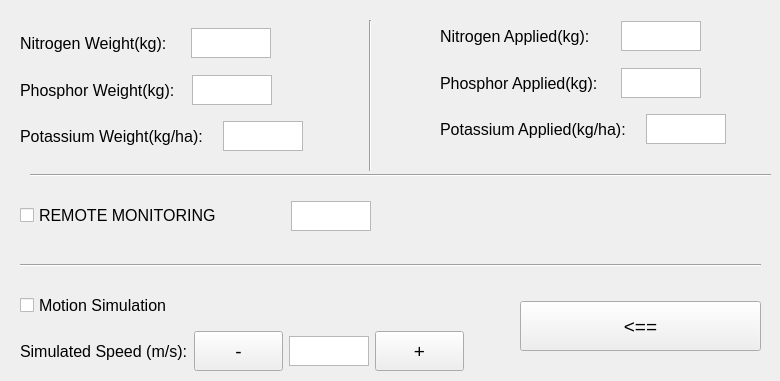
  <widget class="QWidget" name="aux">
   <attribute name="title">
    <string>AUX</string>
   </attribute>
   <widget class="QWidget" name="layoutWidget_2">
    <property name="geometry">
     <rect>
      <x>20</x>
      <y>74</y>
      <width>252</width>
      <height>32</height>
     </rect>
    </property>
    <layout class="QHBoxLayout" name="horizontalLayout_10">
     <item>
      <widget class="QLabel" name="label_33">
       <property name="font">
        <font>
         <pointsize>12</pointsize>
        </font>
       </property>
       <property name="text">
        <string>Phosphor Weight(kg):</string>
       </property>
      </widget>
     </item>
     <item>
      <widget class="QPlainTextEdit" name="ql_p_wgt">
       <property name="maximumSize">
        <size>
         <width>80</width>
         <height>30</height>
        </size>
       </property>
       <property name="font">
        <font>
         <pointsize>10</pointsize>
        </font>
       </property>
      </widget>
     </item>
    </layout>
   </widget>
   <widget class="QWidget" name="layoutWidget_5">
    <property name="geometry">
     <rect>
      <x>20</x>
      <y>120</y>
      <width>283</width>
      <height>32</height>
     </rect>
    </property>
    <layout class="QHBoxLayout" name="horizontalLayout_18">
     <item>
      <widget class="QLabel" name="label_35">
       <property name="font">
        <font>
         <pointsize>12</pointsize>
        </font>
       </property>
       <property name="text">
        <string>Potassium Weight(kg/ha):</string>
       </property>
      </widget>
     </item>
     <item>
      <widget class="QPlainTextEdit" name="ql_k_wgt">
       <property name="maximumSize">
        <size>
         <width>80</width>
         <height>30</height>
        </size>
       </property>
       <property name="font">
        <font>
         <pointsize>10</pointsize>
        </font>
       </property>
      </widget>
     </item>
    </layout>
   </widget>
   <widget class="QWidget" name="layoutWidget_11">
    <property name="geometry">
     <rect>
      <x>20</x>
      <y>27</y>
      <width>251</width>
      <height>32</height>
     </rect>
    </property>
    <layout class="QHBoxLayout" name="horizontalLayout_24">
     <item>
      <widget class="QLabel" name="label_43">
       <property name="font">
        <font>
         <pointsize>12</pointsize>
        </font>
       </property>
       <property name="text">
        <string>Nitrogen Weight(kg):</string>
       </property>
      </widget>
     </item>
     <item>
      <widget class="QPlainTextEdit" name="ql_n_wgt">
       <property name="maximumSize">
        <size>
         <width>80</width>
         <height>30</height>
        </size>
       </property>
       <property name="font">
        <font>
         <pointsize>10</pointsize>
        </font>
       </property>
      </widget>
     </item>
    </layout>
   </widget>
   <widget class="QWidget" name="layoutWidget_6">
    <property name="geometry">
     <rect>
      <x>440</x>
      <y>113</y>
      <width>286</width>
      <height>32</height>
     </rect>
    </property>
    <layout class="QHBoxLayout" name="horizontalLayout_19">
     <item>
      <widget class="QLabel" name="label_37">
       <property name="font">
        <font>
         <pointsize>12</pointsize>
        </font>
       </property>
       <property name="text">
        <string>Potassium Applied(kg/ha):</string>
       </property>
      </widget>
     </item>
     <item>
      <widget class="QPlainTextEdit" name="ql_k_apl">
       <property name="maximumSize">
        <size>
         <width>80</width>
         <height>30</height>
        </size>
       </property>
       <property name="font">
        <font>
         <pointsize>10</pointsize>
        </font>
       </property>
      </widget>
     </item>
    </layout>
   </widget>
   <widget class="QWidget" name="layoutWidget_7">
    <property name="geometry">
     <rect>
      <x>440</x>
      <y>67</y>
      <width>261</width>
      <height>32</height>
     </rect>
    </property>
    <layout class="QHBoxLayout" name="horizontalLayout_20">
     <item>
      <widget class="QLabel" name="label_41">
       <property name="font">
        <font>
         <pointsize>12</pointsize>
        </font>
       </property>
       <property name="text">
        <string>Phosphor Applied(kg):</string>
       </property>
      </widget>
     </item>
     <item>
      <widget class="QPlainTextEdit" name="ql_p_apl">
       <property name="maximumSize">
        <size>
         <width>80</width>
         <height>30</height>
        </size>
       </property>
       <property name="font">
        <font>
         <pointsize>10</pointsize>
        </font>
       </property>
      </widget>
     </item>
    </layout>
   </widget>
   <widget class="QWidget" name="layoutWidget_12">
    <property name="geometry">
     <rect>
      <x>440</x>
      <y>20</y>
      <width>261</width>
      <height>32</height>
     </rect>
    </property>
    <layout class="QHBoxLayout" name="horizontalLayout_25">
     <item>
      <widget class="QLabel" name="label_44">
       <property name="font">
        <font>
         <pointsize>12</pointsize>
        </font>
       </property>
       <property name="text">
        <string>Nitrogen Applied(kg):</string>
       </property>
      </widget>
     </item>
     <item>
      <widget class="QPlainTextEdit" name="ql_n_apl">
       <property name="maximumSize">
        <size>
         <width>80</width>
         <height>30</height>
        </size>
       </property>
       <property name="font">
        <font>
         <pointsize>10</pointsize>
        </font>
       </property>
      </widget>
     </item>
    </layout>
   </widget>
   <widget class="Line" name="line_6">
    <property name="geometry">
     <rect>
      <x>30</x>
      <y>160</y>
      <width>741</width>
      <height>31</height>
     </rect>
    </property>
    <property name="orientation">
     <enum>Qt::Horizontal</enum>
    </property>
   </widget>
   <widget class="Line" name="line_7">
    <property name="geometry">
     <rect>
      <x>360</x>
      <y>20</y>
      <width>21</width>
      <height>151</height>
     </rect>
    </property>
    <property name="orientation">
     <enum>Qt::Vertical</enum>
    </property>
   </widget>
   <widget class="QWidget" name="layoutWidget_8">
    <property name="geometry">
     <rect>
      <x>520</x>
      <y>300</y>
      <width>241</width>
      <height>52</height>
     </rect>
    </property>
    <layout class="QHBoxLayout" name="horizontalLayout_22">
     <item>
      <widget class="QPushButton" name="bt_back_conf">
       <property name="minimumSize">
        <size>
         <width>0</width>
         <height>50</height>
        </size>
       </property>
       <property name="maximumSize">
        <size>
         <width>16777215</width>
         <height>50</height>
        </size>
       </property>
       <property name="font">
        <font>
         <pointsize>14</pointsize>
        </font>
       </property>
       <property name="text">
        <string>&lt;==</string>
       </property>
      </widget>
     </item>
    </layout>
   </widget>
   <widget class="QWidget" name="layoutWidget_9">
    <property name="geometry">
     <rect>
      <x>20</x>
      <y>330</y>
      <width>444</width>
      <height>42</height>
     </rect>
    </property>
    <layout class="QHBoxLayout" name="horizontalLayout_23">
     <item>
      <widget class="QLabel" name="label_22">
       <property name="font">
        <font>
         <pointsize>12</pointsize>
         <weight>50</weight>
         <italic>false</italic>
         <bold>false</bold>
        </font>
       </property>
       <property name="text">
        <string>Simulated Speed (m/s):</string>
       </property>
      </widget>
     </item>
     <item>
      <widget class="QPushButton" name="bt_m_sim_spped">
       <property name="minimumSize">
        <size>
         <width>0</width>
         <height>40</height>
        </size>
       </property>
       <property name="maximumSize">
        <size>
         <width>16777215</width>
         <height>40</height>
        </size>
       </property>
       <property name="font">
        <font>
         <pointsize>14</pointsize>
        </font>
       </property>
       <property name="text">
        <string>-</string>
       </property>
      </widget>
     </item>
     <item>
      <widget class="QPlainTextEdit" name="ql_set_sim_speed">
       <property name="maximumSize">
        <size>
         <width>80</width>
         <height>30</height>
        </size>
       </property>
       <property name="font">
        <font>
         <pointsize>10</pointsize>
        </font>
       </property>
      </widget>
     </item>
     <item>
      <widget class="QPushButton" name="bt_p_sim_spped">
       <property name="minimumSize">
        <size>
         <width>0</width>
         <height>40</height>
        </size>
       </property>
       <property name="maximumSize">
        <size>
         <width>16777215</width>
         <height>40</height>
        </size>
       </property>
       <property name="font">
        <font>
         <pointsize>14</pointsize>
        </font>
       </property>
       <property name="text">
        <string>+</string>
       </property>
      </widget>
     </item>
    </layout>
   </widget>
   <widget class="QWidget" name="layoutWidget_10">
    <property name="geometry">
     <rect>
      <x>20</x>
      <y>290</y>
      <width>351</width>
      <height>32</height>
     </rect>
    </property>
    <layout class="QHBoxLayout" name="horizontalLayout_26">
     <item>
      <widget class="QCheckBox" name="cb_motion_simulate">
       <property name="font">
        <font>
         <pointsize>12</pointsize>
        </font>
       </property>
       <property name="text">
        <string>Motion Simulation</string>
       </property>
      </widget>
     </item>
    </layout>
   </widget>
   <widget class="Line" name="line_8">
    <property name="geometry">
     <rect>
      <x>20</x>
      <y>250</y>
      <width>741</width>
      <height>31</height>
     </rect>
    </property>
    <property name="orientation">
     <enum>Qt::Horizontal</enum>
    </property>
   </widget>
   <widget class="QWidget" name="layoutWidget">
    <property name="geometry">
     <rect>
      <x>20</x>
      <y>200</y>
      <width>351</width>
      <height>32</height>
     </rect>
    </property>
    <layout class="QHBoxLayout" name="horizontalLayout_21">
     <item>
      <widget class="QCheckBox" name="cb_remote">
       <property name="font">
        <font>
         <pointsize>12</pointsize>
        </font>
       </property>
       <property name="text">
        <string>REMOTE MONITORING</string>
       </property>
      </widget>
     </item>
     <item>
      <widget class="QPlainTextEdit" name="ql_remote_status">
       <property name="maximumSize">
        <size>
         <width>80</width>
         <height>30</height>
        </size>
       </property>
       <property name="font">
        <font>
         <pointsize>10</pointsize>
        </font>
       </property>
      </widget>
     </item>
    </layout>
   </widget>
  </widget>
